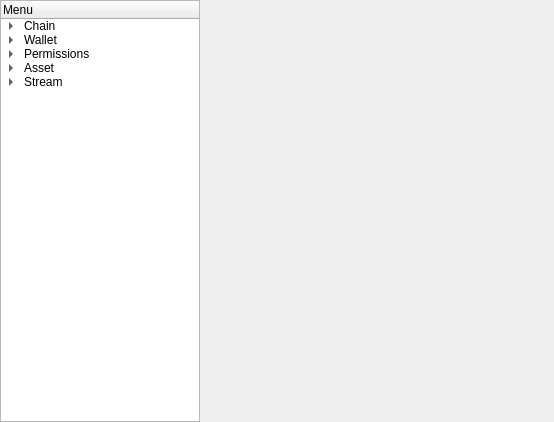
<?xml version="1.0" encoding="UTF-8"?>
<ui version="4.0">
 <class>MainWindow</class>
 <widget class="QMainWindow" name="MainWindow">
  <property name="geometry">
   <rect>
    <x>0</x>
    <y>0</y>
    <width>554</width>
    <height>422</height>
   </rect>
  </property>
  <property name="windowTitle">
   <string>Multichain</string>
  </property>
  <widget class="QWidget" name="centralwidget">
   <property name="sizePolicy">
    <sizepolicy hsizetype="MinimumExpanding" vsizetype="Preferred">
     <horstretch>0</horstretch>
     <verstretch>0</verstretch>
    </sizepolicy>
   </property>
   <layout class="QGridLayout" name="gridLayout">
    <property name="leftMargin">
     <number>0</number>
    </property>
    <property name="topMargin">
     <number>0</number>
    </property>
    <property name="rightMargin">
     <number>0</number>
    </property>
    <property name="bottomMargin">
     <number>0</number>
    </property>
    <property name="spacing">
     <number>0</number>
    </property>
    <item row="0" column="0">
     <widget class="QTreeWidget" name="sidebar">
      <property name="sizePolicy">
       <sizepolicy hsizetype="Fixed" vsizetype="Expanding">
        <horstretch>0</horstretch>
        <verstretch>0</verstretch>
       </sizepolicy>
      </property>
      <property name="minimumSize">
       <size>
        <width>200</width>
        <height>360</height>
       </size>
      </property>
      <property name="maximumSize">
       <size>
        <width>200</width>
        <height>10000000</height>
       </size>
      </property>
      <property name="styleSheet">
       <string notr="true"/>
      </property>
      <property name="animated">
       <bool>true</bool>
      </property>
      <column>
       <property name="text">
        <string>Menu</string>
       </property>
      </column>
      <item>
       <property name="text">
        <string>Chain</string>
       </property>
       <item>
        <property name="text">
         <string>List Parameters</string>
        </property>
       </item>
       <item>
        <property name="text">
         <string>Stop</string>
        </property>
       </item>
      </item>
      <item>
       <property name="text">
        <string>Wallet</string>
       </property>
       <item>
        <property name="text">
         <string>New Wallet</string>
        </property>
       </item>
      </item>
      <item>
       <property name="text">
        <string>Permissions</string>
       </property>
       <item>
        <property name="text">
         <string>Grant</string>
        </property>
       </item>
       <item>
        <property name="text">
         <string>Revoke</string>
        </property>
       </item>
       <item>
        <property name="text">
         <string>List Permissions</string>
        </property>
       </item>
      </item>
      <item>
       <property name="text">
        <string>Asset</string>
       </property>
       <item>
        <property name="text">
         <string>Issue</string>
        </property>
       </item>
       <item>
        <property name="text">
         <string>Issue More</string>
        </property>
       </item>
       <item>
        <property name="text">
         <string>Send</string>
        </property>
       </item>
       <item>
        <property name="text">
         <string>Balance</string>
        </property>
       </item>
       <item>
        <property name="text">
         <string>List Transactions</string>
        </property>
       </item>
      </item>
      <item>
       <property name="text">
        <string>Stream</string>
       </property>
       <item>
        <property name="text">
         <string>Create</string>
        </property>
       </item>
       <item>
        <property name="text">
         <string>Publish</string>
        </property>
       </item>
       <item>
        <property name="text">
         <string>List Stream Items</string>
        </property>
       </item>
      </item>
     </widget>
    </item>
    <item row="0" column="1">
     <widget class="QStackedWidget" name="stack">
      <property name="minimumSize">
       <size>
        <width>330</width>
        <height>360</height>
       </size>
      </property>
      <property name="currentIndex">
       <number>0</number>
      </property>
      <widget class="QWidget" name="page"/>
      <widget class="QWidget" name="page_2"/>
     </widget>
    </item>
   </layout>
  </widget>
 </widget>
 <resources/>
 <connections/>
</ui>
